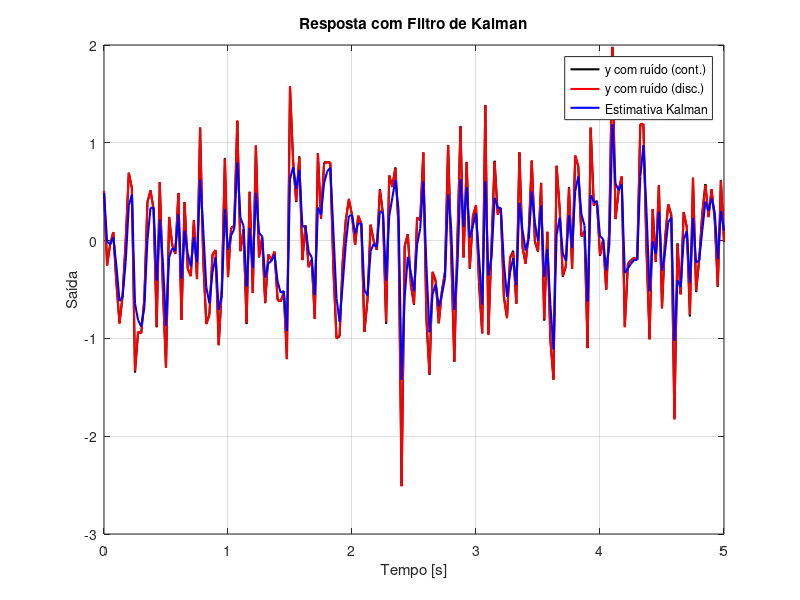
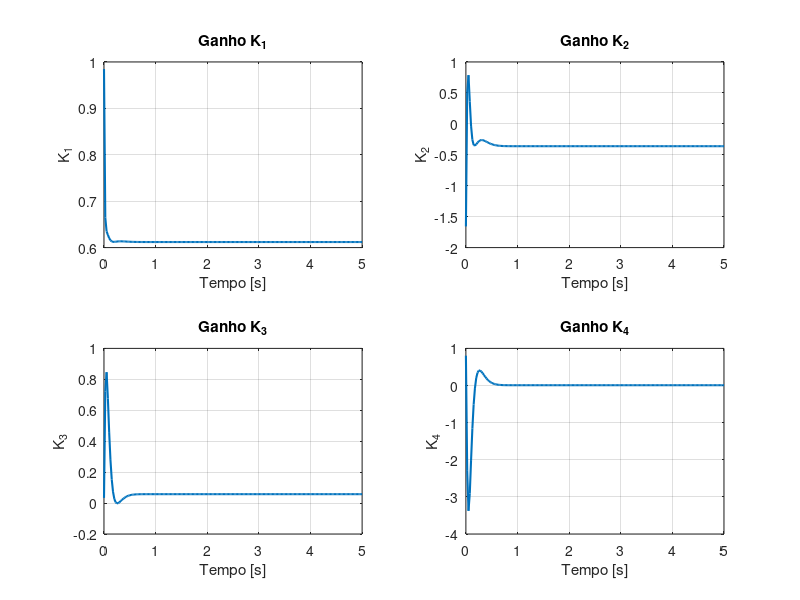

The MATLAB source for these figures, in order:
clc;
clear;
close all;

format short;

%% DEFINIÇÕES DA SIMULAÇÃO
tFinal = 5;
tStep = 0.025;
timeSimulation = 0:tStep:tFinal;
numSteps = length(timeSimulation);

%% DEFINIÇÃO DO SISTEMA DINÂMICO CONTÍNUO
Ac = [0 1 0 0;
     -100 -20 100 20;
      0 0 0 1;
     66.667 13.334 -166.667 -33.334];

Bc = [0 1 0 0]';          % 4x1
Cc = [1 0 0 0];           % 1x4
Dc = [0 0 0 0];           % 1x4

%% DEFINIÇÃO DOS RUÍDOS
Vc = eye(4);              % 4x4: ruído de processo
Fc = 1;                   % ruído de medição
M = 0.3 * eye(4);         % variância do ruído de processo
N = 0.3;                  % variância do ruído de medição

%% SISTEMA COM RUÍDO (CONTÍNUO)
sysC = ss(Ac, [Bc Vc], Cc, [Dc Fc]);

%% DISCRETIZAÇÃO
sysD = c2d(sysC, tStep, 'zoh');

%% ENTRADAS E RUÍDOS
u = ones(numSteps, 1);                      % entrada de controle
v = sqrt(0.3) * randn(numSteps, 4);         % ruído de processo com 4 colunas
n = sqrt(0.3) * randn(numSteps, 1);         % ruído de medição
input = [u v];                              % matriz numSteps × 5

%% CONDIÇÕES INICIAIS
x0 = [-1; 0; 0; 0];

%% SIMULAÇÕES DO SISTEMA
[yc, ~, ~] = lsim(sysC, input, timeSimulation, x0);   % contínuo
ync = yc + Fc * n;                                    % com ruído medição

[yd, ~, ~] = lsim(sysD, input, timeSimulation, x0);   % discreto
ynd = yd + Fc * n;                                    % com ruído medição

%% FILTRO DE KALMAN DISCRETO
Ad = get(sysD, 'A');
Bd = get(sysD, 'B');
Cd = get(sysD, 'C');

Vd = eye(4);  % ruído de processo

xHatkm1 = x0;
Pkm1 = 20 * eye(4);
xKalmanVec = zeros(numSteps, 4);
KalmanGains = zeros(4, numSteps);

for k = 1:numSteps
    % Predição
    xHatkm = Ad * xHatkm1 + Bd(:,1) * u(k);
    Pkm = Ad * Pkm1 * Ad' + Vd * M * Vd';

    % Correção
    Kk = Pkm * Cd' / (Cd * Pkm * Cd' + N);
    xHatkM = xHatkm + Kk * (ync(k) - Cd * xHatkm);

    % Atualização
    KalmanGains(:, k) = Kk;
    PkM = (eye(4) - Kk * Cd) * Pkm;
    xHatkm1 = xHatkM;
    Pkm1 = PkM;
    xKalmanVec(k, :) = xHatkM';
end

%% PLOTAGENS

% Resposta do sistema
figure;
plot(timeSimulation, ync, 'k', 'LineWidth', 1.5); hold on;
plot(timeSimulation, ynd, 'r', 'LineWidth', 1.5);
plot(timeSimulation, xKalmanVec(:, 1), 'b', 'LineWidth', 1.5);
legend('y com ruído (cont.)', 'y com ruído (disc.)', 'Estimativa Kalman');
xlabel('Tempo [s]');
ylabel('Saída');
title('Resposta com Filtro de Kalman');
grid on;

% Ganhos de Kalman
figure;
for i = 1:4
    subplot(2, 2, i);
    plot(timeSimulation, KalmanGains(i, :), 'LineWidth', 1.5);
    xlabel('Tempo [s]');
    ylabel(sprintf('K_{%d}', i));
    title(sprintf('Ganho K_{%d}', i));
    grid on;
end
